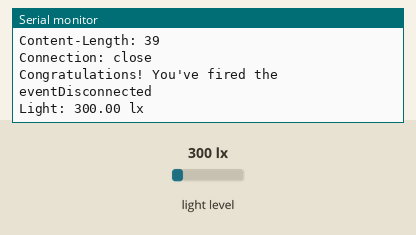
A sketch run on a simulated Arduino MKR. On the bench: the last lines printed to the serial monitor. The test bench sets the inputs (shaded band); at power-on: light level 300 lx. WiFi joins after 1.5 s; servers stay silent unless stated; web services answer with replies made up by the test bench; not simulated (calls return 0 or success): arduino_secrets.h.

Above: at 6.6 s.
6.7 s: light level set to 47 lx
At 9.2 s:
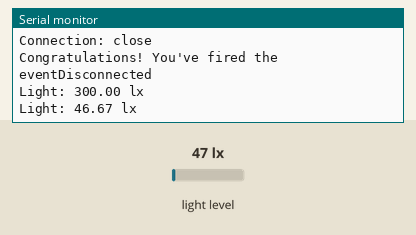
10.6 s: light level set to 55 lx
At 11.7 s:
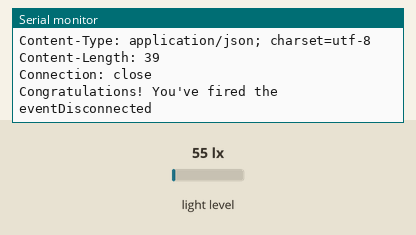
Timing chart, 0 to 13.6 s (numbered marks = the images above; inputs shaded):
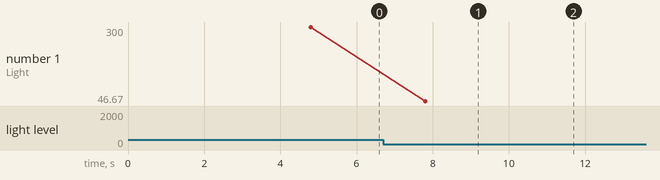

The sketch:

sunlight_detector.ino
```cpp
#include "arduino_secrets.h"
#include <WiFiNINA.h>
#include <BH1750.h>
#include <Wire.h>

// Create an instance of the BH1750 light sensor
BH1750 lightMeter;

// Please enter your sensitive data in the Secret tab
char ssid[] = SECRET_SSID;                // your network SSID (name)
char pass[] = SECRET_PASS;                // your network password (use for WPA, or use as key for WEP)

// Create two WiFi client instances for making HTTP requests
WiFiClient client1;
WiFiClient client2;

// Define the host name and paths for HTTP requests
char HOST_NAME[] = "maker.ifttt.com";
String PATH_1_NAME = "/trigger/sunlight_received/with/key/E9zLCH0UANFRAPOjrsLwob8c0wZ1BiqYlLU_Soo3gW";
String PATH_2_NAME = "/trigger/sunlight_gone/with/key/E9zLCH0UANFRAPOjrsLwob8c0wZ1BiqYlLU_Soo3gW";
String queryString = "?value1=57&value2=25";

void setup()
{
  // Initialize WiFi and Serial communication
  WiFi.begin(ssid, pass);
  Serial.begin(9600);
  Wire.begin();
  lightMeter.begin();

  // Wait for WiFi connection to be established
  while (WiFi.status() != WL_CONNECTED)
  {
    delay(1000);
    Serial.println("Connecting to WiFi...");
  }
  Serial.println("Connected to WiFi");
}

void loop()
{
  // Read the light level from the BH1750 sensor
  float lux = lightMeter.readLightLevel();

  // Check if the light level is above a threshold (50 lux)
  if (lux > 50)
  {
    // Call the sunlightMail function to send an HTTP request
    sunlightMail();
    delay(3000);

    // Wait until the light level goes below the threshold
    while(lux > 50)
    {
      lux = lightMeter.readLightLevel();
      Serial.print("Light: ");
      Serial.print(lux);
      Serial.println(" lx");
      delay(3000);
    }
  }

  // Check if the light level is below the threshold (50 lux)
  if (lux < 50)
  {
    // Call the noSunlightMail function to send an HTTP request
    noSunlightMail();
    delay(3000);

    // Wait until the light level goes above the threshold
    while(lux < 50)
    {
      lux = lightMeter.readLightLevel();
      Serial.print("Light: ");
      Serial.print(lux);
      Serial.println(" lx");
      delay(3000);
    }
  }
}

// Function to send an HTTP request when sunlight is detected
void sunlightMail()
{
  // Connect to the web server on port 80:
  if (client1.connect(HOST_NAME, 80))
  {
    // If connected:
    Serial.println("Connected to server");
  }
  else
  { // If not connected:
    Serial.println("Connection failed");
  }

  // Make an HTTP request:
  // Send HTTP header
  client1.println("GET " + PATH_1_NAME + queryString + " HTTP/1.1");
  client1.println("Host: " + String(HOST_NAME));
  client1.println("Connection: close");
  client1.println(); // End HTTP header

  while (client1.connected())
  {
    if (client1.available())
    {
      // Read an incoming byte from the server and print it to the serial monitor:
      char c = client1.read();
      Serial.print(c);
    }
  }

  // The server's disconnected, stop the client:
  client1.stop();
  Serial.println("Disconnected");
}

// Function to send an HTTP request when no sunlight is detected
void noSunlightMail()
{
  // Connect to the web server on port 80:
  if (client2.connect(HOST_NAME, 80))
  {
    // If connected:
    Serial.println("Connected to server");
  }
  else
  { // If not connected:
    Serial.println("Connection failed");
  }

  // Make an HTTP request:
  // Send HTTP header
  client2.println("GET " + PATH_2_NAME + queryString + " HTTP/1.1");
  client2.println("Host: " + String(HOST_NAME));
  client2.println("Connection: close");
  client2.println(); // End HTTP header

  while (client2.connected())
  {
    if (client2.available())
    {
      // Read an incoming byte from the server and print it to the serial monitor:
      char c = client2.read();
      Serial.print(c);
    }
  }

  // The server's disconnected, stop the client:
  client2.stop();
  Serial.println("Disconnected");
}
```

Measured:
- the behaviour switches between 50 and 51 lx on light level (found by bisection; images 1 and 2)
- after the input at 6.7 s, the serial monitor: prints a new line after 1.1 s (image 1)
- plotted number 1: 300 → 46.67 after the input at 6.7 s, 46.67 → 55 after the input at 10.6 s
